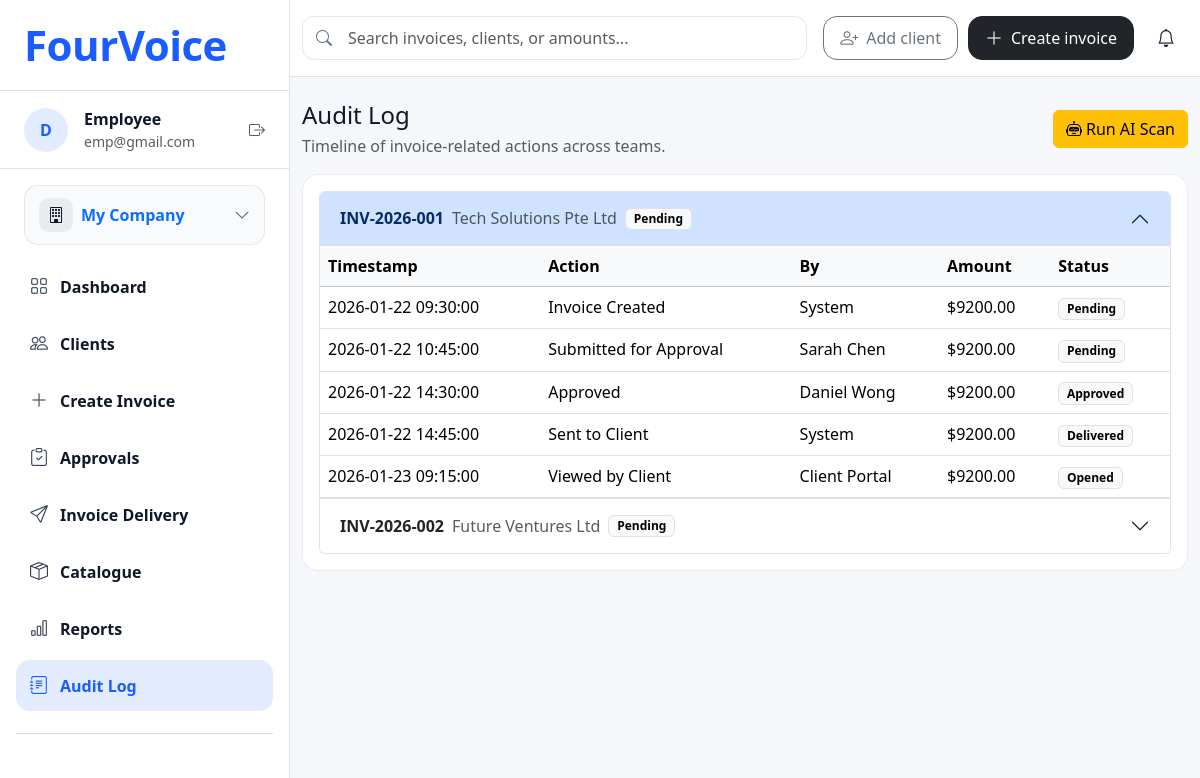
The page /audit-log on the database its author committed.
### tables this page shows
CREATE TABLE users (
  id INTEGER PRIMARY KEY AUTOINCREMENT,
  name TEXT NOT NULL,
  email TEXT NOT NULL UNIQUE,
  password_hash TEXT NOT NULL,
  created_at TEXT NOT NULL DEFAULT (datetime('now'))
, role TEXT NOT NULL DEFAULT 'employee' 
            CHECK (role IN ('admin', 'employee')));

CREATE TABLE audit_logs (
  id INTEGER PRIMARY KEY AUTOINCREMENT,
  invoice_number TEXT,
  client_name TEXT,
  action TEXT NOT NULL,
  amount REAL NOT NULL DEFAULT 0,
  status TEXT NOT NULL DEFAULT 'pending',
  created_by TEXT DEFAULT 'System',
  timestamp TEXT NOT NULL DEFAULT (datetime('now'))
);

### Integrated/app.py (the view)
@app.get('/audit-log')
def audit_log():
    raw_logs = query_all(
        """
        SELECT id, invoice_number, client_name, action, amount, status, created_by, timestamp
        FROM audit_logs
        ORDER BY timestamp ASC, id ASC
        """
    )
    invoices = {}
    for log in raw_logs:
        invoice_number = log['invoice_number'] or f"INV-AUTO-{log['id']:04d}"
        if invoice_number not in invoices:
            invoices[invoice_number] = {
                'client': log['client_name'] or 'Unknown Client',
                'amount': float(log['amount'] or 0),
                'status': log['status'] or 'pending',
                'logs': [],
            }
        invoices[invoice_number]['logs'].append(log)
        invoices[invoice_number]['amount'] = max(invoices[invoice_number]['amount'], float(log['amount'] or 0))
    anomaly_ids = request.args.getlist('anomaly')
    anomalies = {int(item) for item in anomaly_ids if str(item).isdigit()}
    return render_template('audit_log.html', title='Audit Log', invoices=invoices, anomalies=anomalies)

### Integrated/app.py (called while the page is built)
def get_current_user_id():
    return 1

def get_current_user_role():
    role_override = (os.environ.get('DEV_USER_ROLE_OVERRIDE') or '').strip().lower()
    if role_override in (ROLE_ADMIN, ROLE_EMPLOYEE):
        return role_override
    try:
        user = query_one("SELECT role FROM users WHERE id = ?", (get_current_user_id(),))
    except Exception:
        user = None
    if user:
        db_role = ''
        try:
            db_role = str(user['role'] or '').strip().lower()
        except Exception:
            db_role = ''
        if db_role in (ROLE_ADMIN, ROLE_EMPLOYEE):
            return db_role
    return ROLE_EMPLOYEE

def get_current_user_profile():
    default_role = get_current_user_role()
    fallback_name = 'Admin User' if default_role == ROLE_ADMIN else 'Employee'
    fallback_email = 'admin@example.com' if default_role == ROLE_ADMIN else 'employee@example.com'
    try:
        user = query_one(
            "SELECT name, email FROM users WHERE id = ?",
            (get_current_user_id(),)
        )
    except Exception:
        user = None
    if not user:
        return {
            'name': fallback_name,
            'email': fallback_email
        }
    try:
        name = (user['name'] or '').strip()
    except Exception:
        name = ''
    try:
        email = (user['email'] or '').strip()
    except Exception:
        email = ''
    return {
        'name': name or fallback_name,
        'email': email or fallback_email
    }

@app.context_processor
def inject_user_permissions():
    role = get_current_user_role()
    is_admin = role == ROLE_ADMIN
    profile = get_current_user_profile()
    pending_approvals_count = 0
    try:
        pending_row = query_one(
            """
            SELECT COUNT(*) AS c
            FROM invoices
            WHERE user_id = ? AND approval_status = 'pending'
            """,
            (get_current_user_id(),),
        )
        if pending_row:
            pending_approvals_count = int(pending_row['c'] or 0)
    except Exception:
        pending_approvals_count = 0
    return {
        'current_user_role': role,
        'can_manage_settings': is_admin,
        'can_manage_approvals_actions': is_admin,
        'current_user_name': profile['name'],
        'current_user_email': profile['email'],
        'pending_approvals_count': pending_approvals_count
    }

### Integrated/templates/audit_log.html
{% extends "base.html" %}
{% block content %}
<div class="d-flex justify-content-between align-items-center mb-3">
  <div>
    <h1 class="h4 mb-1">Audit Log</h1>
    <p class="text-muted mb-0">Timeline of invoice-related actions across teams.</p>
  </div>
  <a class="btn btn-warning" href="{{ url_for('audit_scan') }}"><i class="bi bi-robot me-1"></i>Run AI Scan</a>
</div>
<div class="card p-3">
  {% if invoices|length == 0 %}
    <div class="text-muted">No audit logs found.</div>
  {% else %}
    <div class="accordion" id="auditAccordion">
      {% for inv_id, data in invoices.items() %}
      <div class="accordion-item">
        <h2 class="accordion-header" id="head-{{ loop.index }}">
          <button class="accordion-button {% if not loop.first %}collapsed{% endif %}" type="button" data-bs-toggle="collapse" data-bs-target="#item-{{ loop.index }}" aria-expanded="{{ 'true' if loop.first else 'false' }}">
            <span class="fw-semibold me-2">{{ inv_id }}</span>
            <span class="text-muted me-2">{{ data.client }}</span>
            <span class="badge text-bg-light border">{{ data.status|capitalize }}</span>
          </button>
        </h2>
        <div id="item-{{ loop.index }}" class="accordion-collapse collapse {% if loop.first %}show{% endif %}" data-bs-parent="#auditAccordion">
          <div class="accordion-body p-0">
            <table class="table mb-0">
              <thead class="table-light">
                <tr>
                  <th>Timestamp</th>
                  <th>Action</th>
                  <th>By</th>
                  <th>Amount</th>
                  <th>Status</th>
                </tr>
              </thead>
              <tbody>
                {% for log in data.logs %}
                <tr class="{% if log.id in anomalies %}table-danger{% endif %}">
                  <td>{{ log.timestamp }}</td>
                  <td>{{ log.action }}</td>
                  <td>{{ log.created_by or 'System' }}</td>
                  <td>${{ "%.2f"|format(log.amount or 0) }}</td>
                  <td><span class="badge text-bg-light border">{{ log.status|capitalize }}</span></td>
                </tr>
                {% endfor %}
              </tbody>
            </table>
          </div>
        </div>
      </div>
      {% endfor %}
    </div>
  {% endif %}
</div>
{% endblock %}

### Integrated/templates/base.html (shortened to what this page needs)
<!doctype html>
<html lang="en">
<head>
  <link href="https://cdn.jsdelivr.net/npm/bootstrap@5.3.3/dist/css/bootstrap.min.css" rel="stylesheet">
  <link href="https://cdn.jsdelivr.net/npm/bootstrap-icons@1.11.3/font/bootstrap-icons.min.css" rel="stylesheet">
  <link rel="stylesheet" href="{{ url_for('static', filename='css/global.css') }}">
</head>
<body>
  <div class="fv-shell">
    <aside class="fv-sidebar border-end">
      <div class="fv-brand px-4 py-4 border-bottom">
        <a class="text-decoration-none" href="{{ url_for('home') }}">
          <div class="fv-logo">FourVoice</div>
        </a>
      </div>
      <div class="fv-user px-4 py-3 border-bottom">
        <div class="d-flex align-items-center gap-3">
          <div class="fv-avatar">D</div>
          <div class="min-w-0">
            <div class="fw-semibold">{{ current_user_name }}</div>
            <div class="text-muted small text-truncate" style="max-width: 170px;">{{ current_user_email }}</div>
          </div>
          <div class="ms-auto text-muted">
            <i class="bi bi-box-arrow-right"></i>
          </div>
        </div>
      </div>
      <div class="px-4 py-3">
        <a class="fv-company w-100 text-decoration-none {% if request.path.startswith('/my-company') %}active{% endif %}" href="{{ url_for('my_company_page') }}">
          <span class="d-flex align-items-center gap-2">
            <span class="fv-company-icon"><i class="bi bi-building"></i></span>
            <span class="fw-semibold">My Company</span>
          </span>
          <i class="bi bi-chevron-down text-muted"></i>
        </a>
      </div>
      <nav class="px-3 pb-4 fv-nav">
        <a class="fv-navlink {% if request.path == '/' or request.path.startswith('/dashboard') %}active{% endif %}" href="{{ url_for('home') }}">
          <i class="bi bi-grid"></i>
          <span>Dashboard</span>
        </a>
        <a class="fv-navlink {% if request.path.startswith('/clients') %}active{% endif %}" href="{{ url_for('clients_list') }}">
          <i class="bi bi-people"></i>
          <span>Clients</span>
        </a>
        <a class="fv-navlink {% if request.path.startswith('/create-invoice') %}active{% endif %}" href="{{ url_for('create_invoice_page') }}">
          <i class="bi bi-plus-lg"></i>
          <span>Create Invoice</span>
        </a>
        <a class="fv-navlink {% if request.path.startswith('/approvals') %}active{% endif %}" href="{{ url_for('approvals') }}">
          <i class="bi bi-clipboard-check"></i>
          <span>Approvals</span>
        </a>
        <a class="fv-navlink {% if request.path.startswith('/invoice-delivery') or request.path.startswith('/invoices') %}active{% endif %}"
          href="{{ url_for('invoice_delivery') }}">
          <i class="bi bi-send"></i>
          <span>Invoice Delivery</span>
        </a>
        <a class="fv-navlink {% if request.path.startswith('/catalogue') %}active{% endif %}" href="{{ url_for('catalogue') }}">
          <i class="bi bi-box-seam"></i>
          <span>Catalogue</span>
        </a>
        <a class="fv-navlink" href="{{ url_for('home') }}">
          <i class="bi bi-bar-chart"></i>
          <span>Reports</span>
        </a>
        <a class="fv-navlink {% if request.path.startswith('/audit-log') or request.path.startswith('/auditlog') %}active{% endif %}" href="{{ url_for('audit_log') }}">
          <i class="bi bi-journal-text"></i>
          <span>Audit Log</span>
        </a>
        <div class="mt-3 pt-3 border-top border-secondary border-opacity-25"></div>
      </nav>
    </aside>
    <section class="fv-main">
      <header class="fv-topbar bg-white border-bottom">
        <div class="container-fluid py-3">
          <div class="fv-topbar-row">
            <form class="fv-search" action="#" method="get" role="search">
              <i class="bi bi-search"></i>
              <input
                class="form-control fv-search-input"
                type="search"
                name="q"
                placeholder="Search invoices, clients, or amounts..."
                aria-label="Search"
              >
            </form>
            <div class="fv-top-actions">
              {% block top_actions %}
                <a class="btn btn-outline-secondary fv-top-btn" href="{{ url_for('clients_create') }}">
                  <i class="bi bi-person-plus"></i> Add client
                </a>
                <a class="btn btn-dark fv-top-btn" href="{{ url_for('create_invoice_page') }}">
                  <i class="bi bi-plus-lg"></i> Create invoice
                </a>
                <button class="btn fv-icon-btn position-relative" type="button" aria-label="Notifications">
                  <i class="bi bi-bell"></i>
                </button>
              {% endblock %}
            </div>
          </div>
        </div>
      </header>
      <main class="container-fluid py-4">
        {% block content %}{% endblock %}
      </main>
    </section>
  </div>
</body>
</html>

### Integrated/static/css/global.css (style rules this page uses)
:root { --fv-font: system-ui, -apple-system, Segoe UI, Roboto, Arial, sans-serif; --fv-blue: #1a5cff; --fv-bg: #f6f7fb; --fv-text: #0f172a; --fv-muted: #64748b; --fv-border: rgba(15, 23, 42, 0.08); --fv-hover: rgba(26, 92, 255, 0.08); --fv-active: rgba(26, 92, 255, 0.12); }
html, body { height: 100%; }
body { font-family: var(--fv-font); background: var(--fv-bg); color: var(--fv-text); }
.fv-shell { display: flex; min-height: 100vh; }
.fv-sidebar { width: 290px; flex: 0 0 290px; background: #fff; }
.fv-logo { font-size: 42px; font-weight: 800; color: var(--fv-blue); letter-spacing: -0.5px; line-height: 1; }
.fv-avatar { width: 44px; height: 44px; border-radius: 999px; background: rgba(26, 92, 255, 0.12); color: var(--fv-blue); font-weight: 700; display: grid; place-items: center; }
.fv-company { border: 1px solid var(--fv-border); background: #f8fafc; border-radius: 14px; padding: 12px 14px; display: flex; align-items: center; justify-content: space-between; gap: 12px; }
.fv-company-icon { width: 34px; height: 34px; border-radius: 10px; background: rgba(15, 23, 42, 0.06); display: grid; place-items: center; color: #0f172a; }
.fv-nav { display: flex; flex-direction: column; gap: 6px; }
.fv-navlink { display: flex; align-items: center; gap: 12px; padding: 12px 14px; border-radius: 14px; color: var(--fv-text); text-decoration: none; font-weight: 600; }
.fv-navlink i { font-size: 18px; color: #334155; }
.fv-navlink.active { background: var(--fv-active); color: var(--fv-blue); }
.fv-navlink.active i { color: var(--fv-blue); }
.fv-main { flex: 1 1 auto; min-width: 0; }
.fv-topbar { position: sticky; top: 0; z-index: 10; transition: transform 0.3s ease, box-shadow 0.3s ease; }
.fv-topbar-row { display: grid; grid-template-columns: 1fr auto; align-items: center; gap: 16px; }
.fv-search { position: relative; width: 100%; }
.fv-search .bi-search { position: absolute; left: 14px; top: 50%; transform: translateY(-50%); color: var(--fv-muted); font-size: 16px; }
.fv-search-input { padding-left: 42px; border-radius: 14px; border: 1px solid var(--fv-border); height: 44px; }
.fv-top-actions { display: flex; align-items: center; gap: 10px; }
.fv-top-btn { height: 44px; display: inline-flex; align-items: center; gap: 8px; padding: 0 16px; border-radius: 14px; line-height: 1; white-space: nowrap; }
.fv-top-btn i { font-size: 18px; line-height: 1; }
html { overflow-y: scroll; }
.fv-search { position: relative; }
.fv-search i { position: absolute; left: 15px; top: 50%; transform: translateY(-50%); color: #94a3b8; }
.fv-search-input { padding-left: 45px; border-radius: 12px; border: 1px solid #e2e8f0; }
.fv-icon-btn i { font-size: 18px; color: #0f172a; }
.card { border-radius: 16px; border: 1px solid var(--fv-border); }

### rows shown on the page
users: name "Employee", email "emp@gmail.com"
audit_logs: invoice_number "INV-2026-001", client "Tech Solutions Pte Ltd", status "Pending", timestamp "2026-01-22 09:30:00", action "Invoice Created", created_by "System", amount "9200.00"
audit_logs: timestamp "2026-01-22 10:45:00", action "Submitted for Approval", created_by "Sarah Chen", amount "9200.00", status "Pending"
audit_logs: timestamp "2026-01-22 14:30:00", action "Approved", created_by "Daniel Wong", amount "9200.00", status "Approved"
audit_logs: timestamp "2026-01-22 14:45:00", action "Sent to Client", created_by "System", amount "9200.00", status "Delivered"
audit_logs: timestamp "2026-01-23 09:15:00", action "Viewed by Client", created_by "Client Portal", amount "9200.00", status "Opened"
audit_logs: invoice_number "INV-2026-002", client "Future Ventures Ltd", status "Pending"
